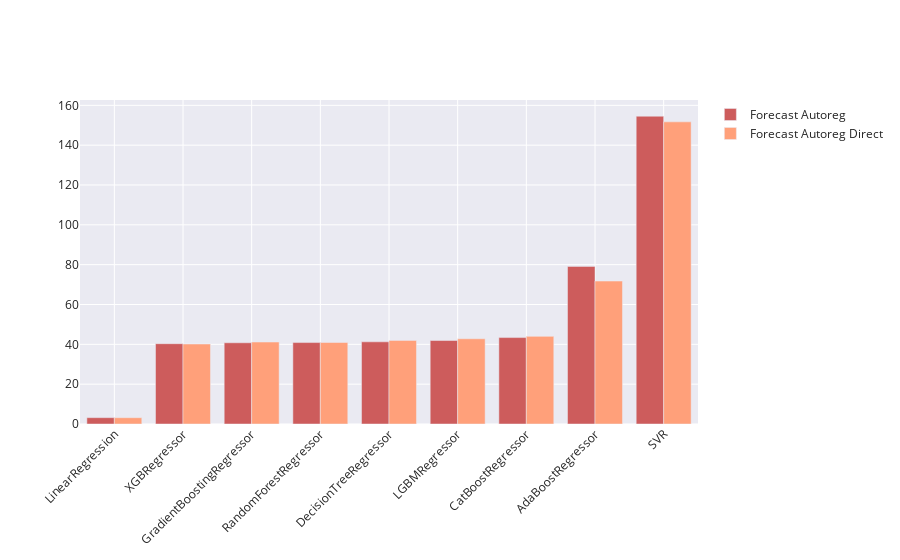

Source (notebook cell):
### Markdown cell above
## **COMPARATIVE - FORECAST AUTOREG & AUTOREG DIRECT**

### Code cell
# PLOTLY
RegresoresAutoreg = df_regs_autoreg['Regresores']
RegresoresAutoregDirect = df_regs_autoreg_direct['Regresores AutoregDirect']
metricas_autoreg = df_regs_autoreg['Metricas']
metricas_autoreg_direct = df_regs_autoreg_direct['Metricas']
fig = go.Figure()
fig.add_trace(go.Bar(
    x=RegresoresAutoreg,
    y=metricas_autoreg,
    name='Forecast Autoreg',
    marker_color='indianred'
))
fig.add_trace(go.Bar(
    x=RegresoresAutoregDirect,
    y=metricas_autoreg_direct,
    name='Forecast Autoreg Direct',
    marker_color='lightsalmon'
))

fig.update_layout(barmode='group', xaxis_tickangle=-45)
fig.show()

### Figure 1 — Plotly figure (JSON) as saved in the notebook; plotly's stock layout.template omitted (floating-point values rounded to 4 significant figures)
{"data": [{"marker": {"color": "indianred"}, "name": "Forecast Autoreg", "type": "bar", "x": ["LinearRegression", "XGBRegressor", "GradientBoostingRegressor", "RandomForestRegressor", "DecisionTreeRegressor", "LGBMRegressor", "CatBoostRegressor", "AdaBoostRegressor", "SVR"], "y": [3.185, 40.32, 40.78, 40.89, 41.26, 41.92, 43.39, 79.14, 154.5]}, {"marker": {"color": "lightsalmon"}, "name": "Forecast Autoreg Direct", "type": "bar", "x": ["LinearRegression", "XGBRegressor", "RandomForestRegressor", "GradientBoostingRegressor", "DecisionTreeRegressor", "LGBMRegressor", "CatBoostRegressor", "AdaBoostRegressor", "SVR"], "y": [3.171, 40.15, 40.93, 41.15, 41.97, 42.79, 44.0, 71.77, 151.7]}], "layout": {"barmode": "group", "xaxis": {"tickangle": -45}}}
